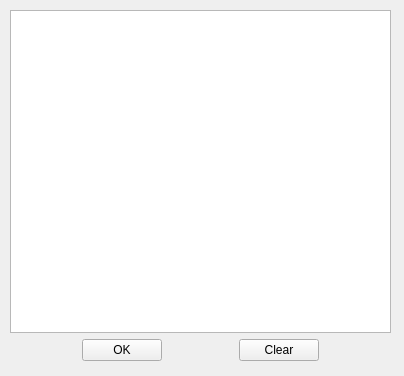
<ui version="4.0" >
 <class>mySelectsensitiveClass</class>
 <widget class="QWidget" name="mySelectsensitiveClass" >
  <property name="geometry" >
   <rect>
    <x>0</x>
    <y>0</y>
    <width>404</width>
    <height>376</height>
   </rect>
  </property>
  <property name="windowTitle" >
   <string>Load hierarchy..</string>
  </property>
  <property name="windowIcon" >
   <iconset>
    <normaloff>./cornell-bigred.png</normaloff>./cornell-bigred.png</iconset>
  </property>
  <widget class="QWidget" name="layoutWidget" >
   <property name="geometry" >
    <rect>
     <x>10</x>
     <y>10</y>
     <width>381</width>
     <height>351</height>
    </rect>
   </property>
   <layout class="QVBoxLayout" name="verticalLayout" >
    <item>
     <widget class="QTableWidget" name="tableWidget_qi" />
    </item>
    <item>
     <layout class="QHBoxLayout" name="horizontalLayout" >
      <item>
       <spacer name="horizontalSpacer_2" >
        <property name="orientation" >
         <enum>Qt::Horizontal</enum>
        </property>
        <property name="sizeHint" stdset="0" >
         <size>
          <width>40</width>
          <height>20</height>
         </size>
        </property>
       </spacer>
      </item>
      <item>
       <widget class="QPushButton" name="pushButton_ok" >
        <property name="text" >
         <string>OK</string>
        </property>
       </widget>
      </item>
      <item>
       <spacer name="horizontalSpacer" >
        <property name="orientation" >
         <enum>Qt::Horizontal</enum>
        </property>
        <property name="sizeHint" stdset="0" >
         <size>
          <width>68</width>
          <height>21</height>
         </size>
        </property>
       </spacer>
      </item>
      <item>
       <widget class="QPushButton" name="pushButton_clear" >
        <property name="text" >
         <string>Clear</string>
        </property>
       </widget>
      </item>
      <item>
       <spacer name="horizontalSpacer_3" >
        <property name="orientation" >
         <enum>Qt::Horizontal</enum>
        </property>
        <property name="sizeHint" stdset="0" >
         <size>
          <width>40</width>
          <height>20</height>
         </size>
        </property>
       </spacer>
      </item>
     </layout>
    </item>
   </layout>
  </widget>
 </widget>
 <resources/>
 <connections/>
</ui>
